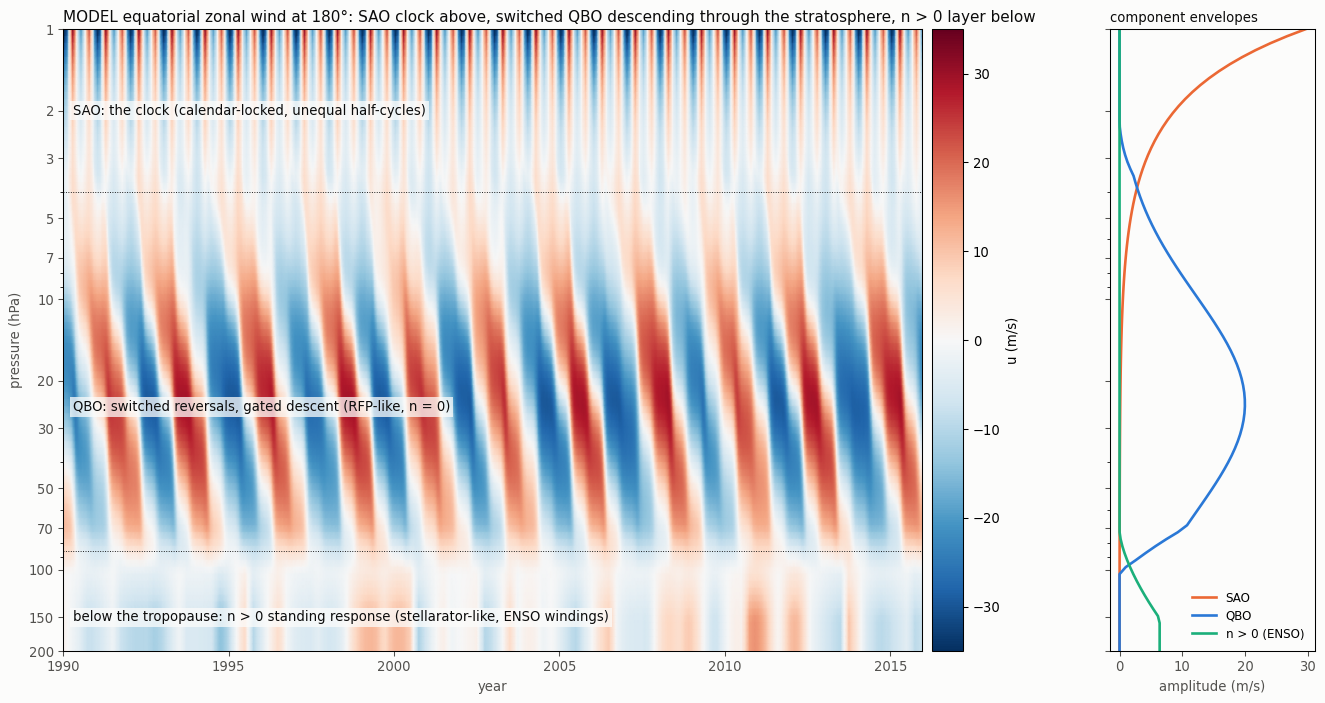

Write Python code to recreate this figure.
#!/usr/bin/env python3
"""MODEL time-height field of the equatorial zonal wind, 1 to 200 hPa, at 180 deg (2026-10-22).
Structure only, not a fit to observations. Three stacked components, each with a vertical envelope:
  SAO   (1-5 hPa)    calendar-locked semiannual wind with unequal cycles (the 1 hPa ERA5 climatology: Jan easterlies
                     -39, Jul -20, Apr westerlies +32, Oct +23 m/s), decaying below the stratopause
  QBO   (3-70 hPa)   the switched device: comb pulses (solar strobe x lunar ecliptic latitude, qbo_shoulders.py) into a
                     saturating edge just below the SAO, then strobe-gated inward penetration (shoulders), descent
                     ~1 km/month; amplitude envelope peaking near 20 hPa
  n > 0 (100-200 hPa) the ENSO-window standing response at 180 deg (low_wind_emulation.py: ENSO windings on the common
                     manifold), fading above 100 hPa
Heights: z = 7 ln(1000/p) km.
    python3 model_column.py  -> model_column.png
"""
import json
from pathlib import Path

import matplotlib
import numpy as np

matplotlib.use("Agg")
import matplotlib.pyplot as plt  # noqa: E402

HERE = Path(__file__).resolve().parent
_g = {"__file__": str(HERE / "qbo_shoulders.py")}
exec(open(HERE / "qbo_shoulders.py").read().split("B = {")[0], _g)          # pulses, core, warped, TG
pulses, core, warped, TG = _g["pulses"], _g["core"], _g["warped"], _g["TG"]
x = np.array(json.load(open(HERE / "qbo_shoulders.json"))["SATWARP"]["x"])
d0, rho, kappa, _, _, _, _, tau_i, m1, p1, m2, p2 = x
INK, MUTED, SURF = "#0b0b0b", "#52514e", "#fcfcfb"

P = np.geomspace(1, 200, 90); Z = 7 * np.log(1000 / P)
T0, T1 = 1990.0, 2016.0; tg = np.arange(T0, T1, 1 / 24)

# --- SAO: unequal semiannual cycle (amplitude at 1 hPa), decaying downward with an e-folding of ~4 km below 45 km
c = np.array([-39, -30, 5, 32, 15, -10, -20, -10, 10, 23, 5, -25], float)        # monthly climatology at 1 hPa (approx.)
mon = (tg % 1) * 12
sao_t = np.interp(mon, np.arange(13) - 0.5 + 1, np.r_[c, c[0]], period=12)
env_sao = np.exp(-np.clip(48.4 - Z, 0, None) / 4.0)

# --- QBO: device edge just below the SAO (3 hPa, z = 40.7 km), gated penetration downward
tn, a = pulses(d0, rho); ue = core(tn, a / np.abs(a).max(), kappa, tau_i)
z_edge = 7 * np.log(1000 / 3.0); W, ETA, TAU_D = 12.0, 3.0, 12.0                    # km/yr, km^2/yr, yr
qbo = np.zeros((len(P), len(tg)))
for i, z in enumerate(Z):
    depth = z_edge - z
    if depth <= 0.2:
        v = np.interp(tg, TG, ue)
    else:
        v = np.interp(tg, TG, warped(ue, depth, W, ETA, TAU_D, m1, p1, m2, p2))
    qbo[i] = v / (np.std(v) + 1e-9)
env_qbo = 20 * np.exp(-0.5 * ((Z - 26.0) / 6.5) ** 2) * (Z < z_edge + 2)
env_qbo *= np.clip((z_edge + 2 - Z) / 3, 0, 1)
env_qbo *= np.clip((Z - 16.1) / (18.6 - 16.1), 0, 1) ** 0.7                         # fades out between 70 and 100 hPa

# --- n > 0 layer: ENSO windings at 180 deg (fitted to ERA5 150 hPa, low_wind_emulation.py)
_l = {"__file__": str(HERE / "low_wind_emulation.py")}
exec(open(HERE / "low_wind_emulation.py").read().split("fig, axs")[0], _l)
enso = np.interp(tg, _l["te"], _l["em"])
env_n1 = 2.4 * np.clip((Z - 18.4) / (13.2 - 18.4), 0, 1) ** 1.5                    # 0 at 70 hPa (18.6 km) -> 1.6 at 150 hPa
env_n1[Z < 12.0] = 2.4

U = env_sao[:, None] * sao_t[None, :] + env_qbo[:, None] * qbo + env_n1[:, None] * enso[None, :]

fig = plt.figure(figsize=(17, 8.5), facecolor=SURF); gs = fig.add_gridspec(1, 2, width_ratios=[5, 1], wspace=0.04)
ax = fig.add_subplot(gs[0])
im = ax.pcolormesh(tg, P, U, cmap="RdBu_r", vmin=-35, vmax=35, shading="gouraud")
ax.set_yscale("log"); ax.invert_yaxis(); ax.set_yticks([1, 2, 3, 5, 7, 10, 20, 30, 50, 70, 100, 150, 200])
ax.set_yticklabels(["1", "2", "3", "5", "7", "10", "20", "30", "50", "70", "100", "150", "200"])
ax.set_ylabel("pressure (hPa)", color=MUTED); ax.set_xlabel("year", color=MUTED)
for p_, lab in ((2.0, "SAO: the clock (calendar-locked, unequal half-cycles)"), (25, "QBO: switched reversals, gated descent (RFP-like, n = 0)"),
                (150, "below the tropopause: n > 0 standing response (stellarator-like, ENSO windings)")):
    ax.text(T0 + 0.3, p_, lab, fontsize=10, color=INK, va="center", bbox=dict(fc=SURF, ec="none", alpha=0.75, pad=2))
for p_ in (4.0, 85.0):
    ax.axhline(p_, color=INK, lw=0.7, ls=":")
ax.set_title("MODEL equatorial zonal wind at 180°: SAO clock above, switched QBO descending through the stratosphere, n > 0 layer below",
             loc="left", fontsize=11.5, color=INK)
fig.colorbar(im, ax=ax, pad=0.01, label="u (m/s)")
ax2 = fig.add_subplot(gs[1], sharey=ax)
ax2.plot(30 * env_sao, P, color="#eb6834", lw=2, label="SAO")
ax2.plot(env_qbo, P, color="#2a78d6", lw=2, label="QBO")
ax2.plot(env_n1 * np.std(enso), P, color="#1baf7a", lw=2, label="n > 0 (ENSO)")
ax2.set_xlabel("amplitude (m/s)", color=MUTED); ax2.legend(frameon=False, fontsize=9, loc="lower right")
ax2.set_title("component envelopes", loc="left", fontsize=10, color=INK); ax2.tick_params(labelleft=False, colors=MUTED)
for a_ in (ax, ax2):
    a_.set_facecolor(SURF); a_.tick_params(colors=MUTED)
fig.savefig(HERE / "model_column.png", dpi=95, facecolor=SURF, bbox_inches="tight")
print("plot: model_column.png")
